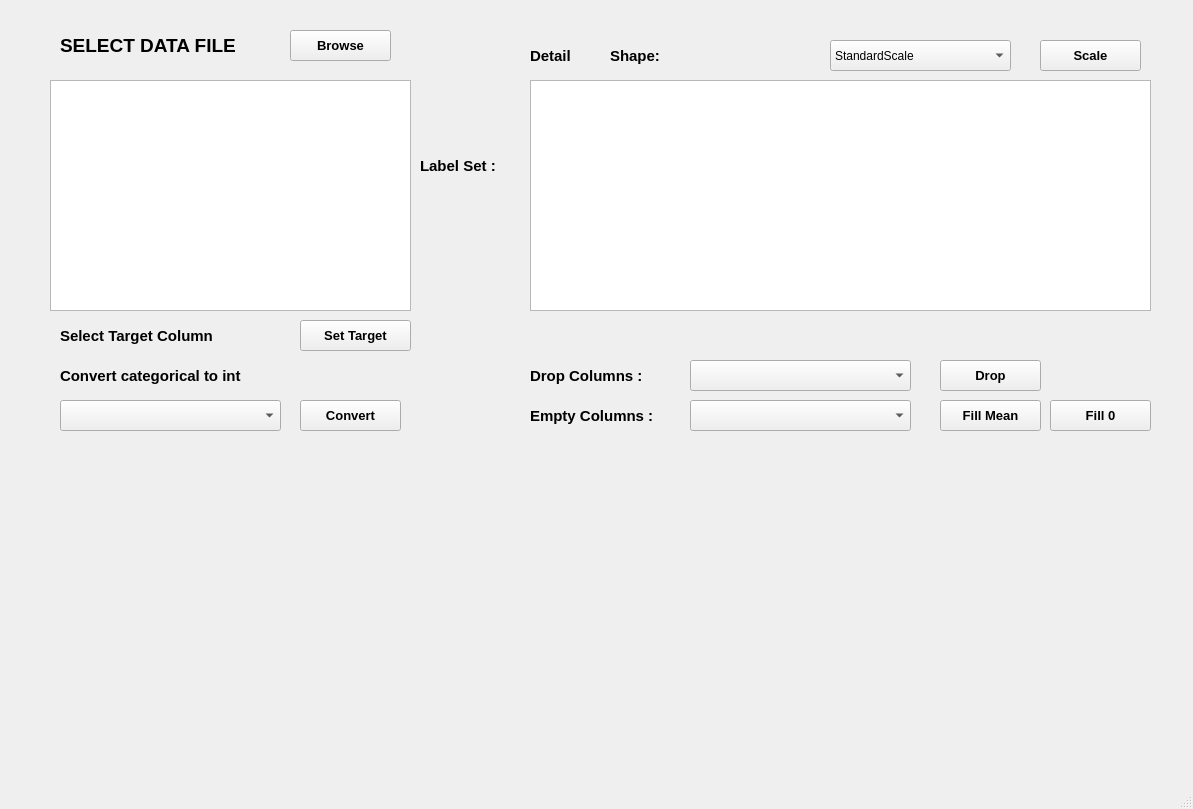
<?xml version="1.0" encoding="UTF-8"?>
<ui version="4.0">
 <class>MainWindow</class>
 <widget class="QMainWindow" name="MainWindow">
  <property name="geometry">
   <rect>
    <x>0</x>
    <y>0</y>
    <width>1193</width>
    <height>809</height>
   </rect>
  </property>
  <property name="windowTitle">
   <string>MainWindow</string>
  </property>
  <widget class="QWidget" name="centralwidget">
   <widget class="QLabel" name="label">
    <property name="geometry">
     <rect>
      <x>60</x>
      <y>30</y>
      <width>221</width>
      <height>31</height>
     </rect>
    </property>
    <property name="font">
     <font>
      <family>Arial</family>
      <pointsize>14</pointsize>
      <weight>75</weight>
      <bold>true</bold>
     </font>
    </property>
    <property name="text">
     <string>SELECT DATA FILE</string>
    </property>
   </widget>
   <widget class="QPushButton" name="Browse">
    <property name="geometry">
     <rect>
      <x>290</x>
      <y>30</y>
      <width>101</width>
      <height>31</height>
     </rect>
    </property>
    <property name="font">
     <font>
      <family>Arial</family>
      <pointsize>10</pointsize>
      <weight>75</weight>
      <bold>true</bold>
     </font>
    </property>
    <property name="text">
     <string>Browse</string>
    </property>
   </widget>
   <widget class="QListWidget" name="column_list">
    <property name="geometry">
     <rect>
      <x>50</x>
      <y>80</y>
      <width>361</width>
      <height>231</height>
     </rect>
    </property>
   </widget>
   <widget class="QPushButton" name="Submit">
    <property name="geometry">
     <rect>
      <x>300</x>
      <y>320</y>
      <width>111</width>
      <height>31</height>
     </rect>
    </property>
    <property name="font">
     <font>
      <family>Arial</family>
      <pointsize>10</pointsize>
      <weight>75</weight>
      <bold>true</bold>
     </font>
    </property>
    <property name="text">
     <string>Set Target</string>
    </property>
   </widget>
   <widget class="QLabel" name="label_2">
    <property name="geometry">
     <rect>
      <x>60</x>
      <y>320</y>
      <width>221</width>
      <height>31</height>
     </rect>
    </property>
    <property name="font">
     <font>
      <family>Arial</family>
      <pointsize>11</pointsize>
      <weight>75</weight>
      <bold>true</bold>
     </font>
    </property>
    <property name="text">
     <string>Select Target Column</string>
    </property>
   </widget>
   <widget class="QLabel" name="label_3">
    <property name="geometry">
     <rect>
      <x>420</x>
      <y>150</y>
      <width>111</width>
      <height>31</height>
     </rect>
    </property>
    <property name="font">
     <font>
      <family>Arial</family>
      <pointsize>11</pointsize>
      <weight>75</weight>
      <bold>true</bold>
     </font>
    </property>
    <property name="text">
     <string>Label Set :</string>
    </property>
   </widget>
   <widget class="QLabel" name="target_col">
    <property name="geometry">
     <rect>
      <x>420</x>
      <y>200</y>
      <width>111</width>
      <height>31</height>
     </rect>
    </property>
    <property name="font">
     <font>
      <family>Arial</family>
      <pointsize>11</pointsize>
      <weight>75</weight>
      <bold>true</bold>
     </font>
    </property>
    <property name="text">
     <string/>
    </property>
   </widget>
   <widget class="QTableView" name="tableView">
    <property name="geometry">
     <rect>
      <x>530</x>
      <y>80</y>
      <width>621</width>
      <height>231</height>
     </rect>
    </property>
   </widget>
   <widget class="QLabel" name="label_4">
    <property name="geometry">
     <rect>
      <x>530</x>
      <y>40</y>
      <width>61</width>
      <height>31</height>
     </rect>
    </property>
    <property name="font">
     <font>
      <family>Arial</family>
      <pointsize>11</pointsize>
      <weight>75</weight>
      <bold>true</bold>
     </font>
    </property>
    <property name="text">
     <string>Detail</string>
    </property>
   </widget>
   <widget class="QLabel" name="label_5">
    <property name="geometry">
     <rect>
      <x>610</x>
      <y>40</y>
      <width>71</width>
      <height>31</height>
     </rect>
    </property>
    <property name="font">
     <font>
      <family>Arial</family>
      <pointsize>11</pointsize>
      <weight>75</weight>
      <bold>true</bold>
     </font>
    </property>
    <property name="text">
     <string>Shape:</string>
    </property>
   </widget>
   <widget class="QLabel" name="shape">
    <property name="geometry">
     <rect>
      <x>680</x>
      <y>40</y>
      <width>121</width>
      <height>31</height>
     </rect>
    </property>
    <property name="font">
     <font>
      <family>Arial</family>
      <pointsize>11</pointsize>
      <weight>75</weight>
      <bold>true</bold>
     </font>
    </property>
    <property name="text">
     <string/>
    </property>
   </widget>
   <widget class="QComboBox" name="scaler">
    <property name="geometry">
     <rect>
      <x>830</x>
      <y>40</y>
      <width>181</width>
      <height>31</height>
     </rect>
    </property>
    <item>
     <property name="text">
      <string>StandardScale</string>
     </property>
    </item>
    <item>
     <property name="text">
      <string>MinMaxScale</string>
     </property>
    </item>
    <item>
     <property name="text">
      <string>PowerScale</string>
     </property>
    </item>
   </widget>
   <widget class="QPushButton" name="scale_btn">
    <property name="geometry">
     <rect>
      <x>1040</x>
      <y>40</y>
      <width>101</width>
      <height>31</height>
     </rect>
    </property>
    <property name="font">
     <font>
      <family>Arial</family>
      <pointsize>10</pointsize>
      <weight>75</weight>
      <bold>true</bold>
     </font>
    </property>
    <property name="text">
     <string>Scale</string>
    </property>
   </widget>
   <widget class="QLabel" name="label_6">
    <property name="geometry">
     <rect>
      <x>60</x>
      <y>360</y>
      <width>241</width>
      <height>31</height>
     </rect>
    </property>
    <property name="font">
     <font>
      <family>Arial</family>
      <pointsize>11</pointsize>
      <weight>75</weight>
      <bold>true</bold>
     </font>
    </property>
    <property name="text">
     <string>Convert categorical to int</string>
    </property>
   </widget>
   <widget class="QComboBox" name="cat_column">
    <property name="geometry">
     <rect>
      <x>60</x>
      <y>400</y>
      <width>221</width>
      <height>31</height>
     </rect>
    </property>
   </widget>
   <widget class="QPushButton" name="convert_btn">
    <property name="geometry">
     <rect>
      <x>300</x>
      <y>400</y>
      <width>101</width>
      <height>31</height>
     </rect>
    </property>
    <property name="font">
     <font>
      <family>Arial</family>
      <pointsize>10</pointsize>
      <weight>75</weight>
      <bold>true</bold>
     </font>
    </property>
    <property name="text">
     <string>Convert</string>
    </property>
   </widget>
   <widget class="QPushButton" name="drop_btn">
    <property name="geometry">
     <rect>
      <x>940</x>
      <y>360</y>
      <width>101</width>
      <height>31</height>
     </rect>
    </property>
    <property name="font">
     <font>
      <family>Arial</family>
      <pointsize>10</pointsize>
      <weight>75</weight>
      <bold>true</bold>
     </font>
    </property>
    <property name="text">
     <string>Drop</string>
    </property>
   </widget>
   <widget class="QLabel" name="label_7">
    <property name="geometry">
     <rect>
      <x>530</x>
      <y>360</y>
      <width>151</width>
      <height>31</height>
     </rect>
    </property>
    <property name="font">
     <font>
      <family>Arial</family>
      <pointsize>11</pointsize>
      <weight>75</weight>
      <bold>true</bold>
     </font>
    </property>
    <property name="text">
     <string>Drop Columns :</string>
    </property>
   </widget>
   <widget class="QComboBox" name="drop_column">
    <property name="geometry">
     <rect>
      <x>690</x>
      <y>360</y>
      <width>221</width>
      <height>31</height>
     </rect>
    </property>
   </widget>
   <widget class="QComboBox" name="empty_column">
    <property name="geometry">
     <rect>
      <x>690</x>
      <y>400</y>
      <width>221</width>
      <height>31</height>
     </rect>
    </property>
   </widget>
   <widget class="QLabel" name="label_8">
    <property name="geometry">
     <rect>
      <x>530</x>
      <y>400</y>
      <width>151</width>
      <height>31</height>
     </rect>
    </property>
    <property name="font">
     <font>
      <family>Arial</family>
      <pointsize>11</pointsize>
      <weight>75</weight>
      <bold>true</bold>
     </font>
    </property>
    <property name="text">
     <string>Empty Columns :</string>
    </property>
   </widget>
   <widget class="QPushButton" name="fiil_mean">
    <property name="geometry">
     <rect>
      <x>940</x>
      <y>400</y>
      <width>101</width>
      <height>31</height>
     </rect>
    </property>
    <property name="font">
     <font>
      <family>Arial</family>
      <pointsize>10</pointsize>
      <weight>75</weight>
      <bold>true</bold>
     </font>
    </property>
    <property name="text">
     <string>Fill Mean</string>
    </property>
   </widget>
   <widget class="QPushButton" name="fill_na">
    <property name="geometry">
     <rect>
      <x>1050</x>
      <y>400</y>
      <width>101</width>
      <height>31</height>
     </rect>
    </property>
    <property name="font">
     <font>
      <family>Arial</family>
      <pointsize>10</pointsize>
      <weight>75</weight>
      <bold>true</bold>
     </font>
    </property>
    <property name="text">
     <string>Fill 0</string>
    </property>
   </widget>
  </widget>
  <widget class="QMenuBar" name="menubar">
   <property name="geometry">
    <rect>
     <x>0</x>
     <y>0</y>
     <width>1193</width>
     <height>26</height>
    </rect>
   </property>
  </widget>
  <widget class="QStatusBar" name="statusbar"/>
 </widget>
 <resources/>
 <connections/>
</ui>
